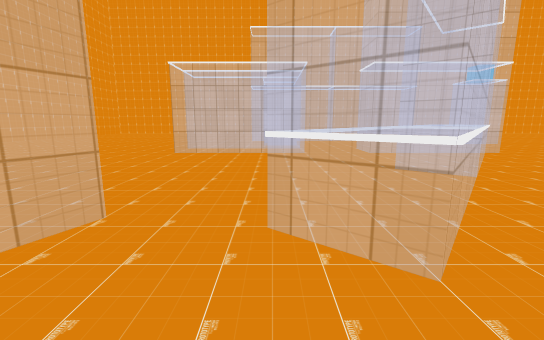
view 1 (above)

18 first-person views from a walk through a 3-D level made in the Unity game engine. The camera is 1.4 m above the floor, tilts 10° down and sees 90° across. The floor is counted in squares, 1 m on a side. Each view is taken from the middle of a square. On the plan, view 1 faces up. The plan holds only what a view shows up to about 13 squares ahead; the rest is blank. The place goes on beyond the plan. The player is left out. Some surface patterns are stand-ins.

view 2
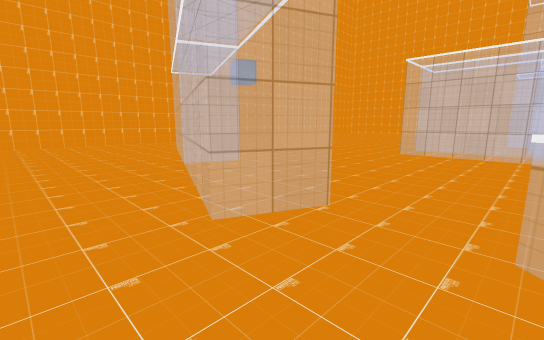

view 3
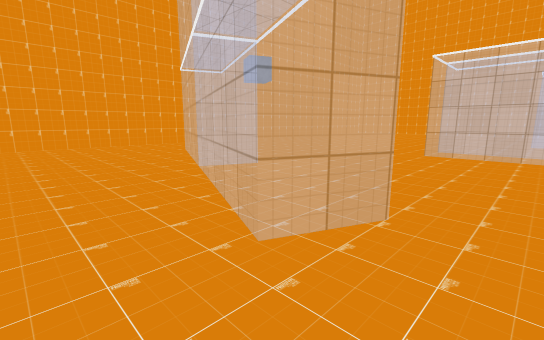

view 4
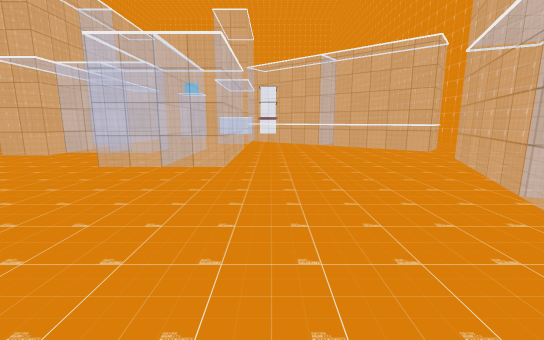

view 5
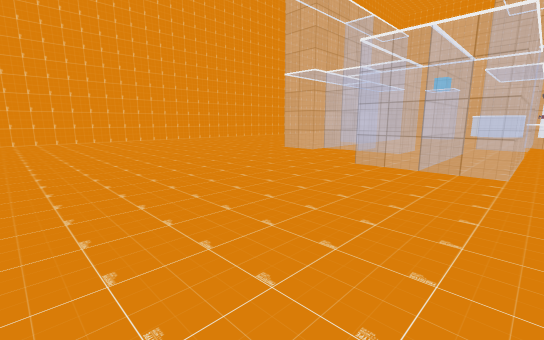

view 6
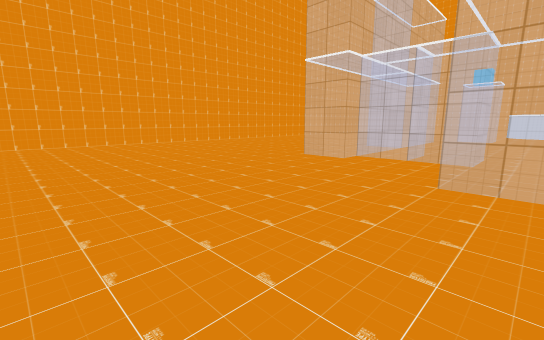

view 7
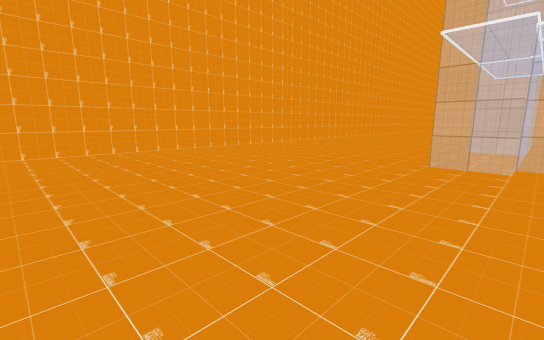

view 8
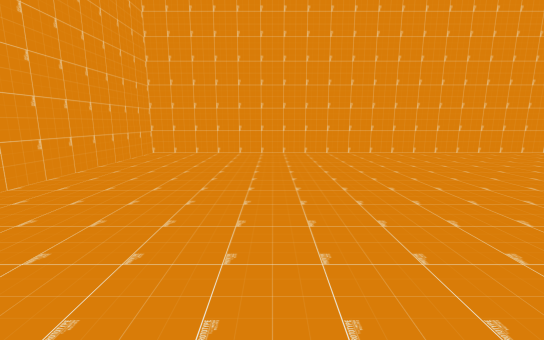

view 9
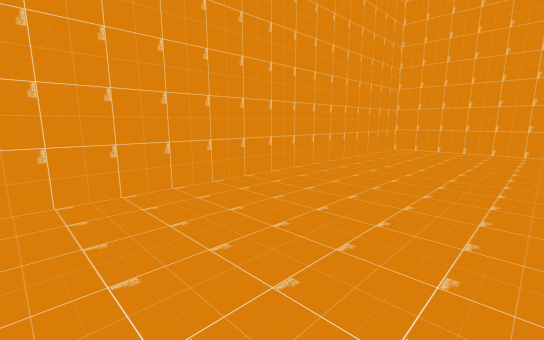

view 10
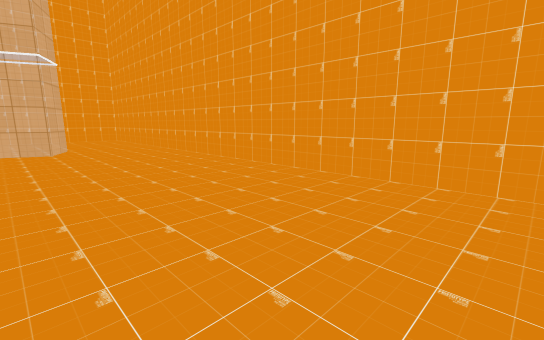

view 11
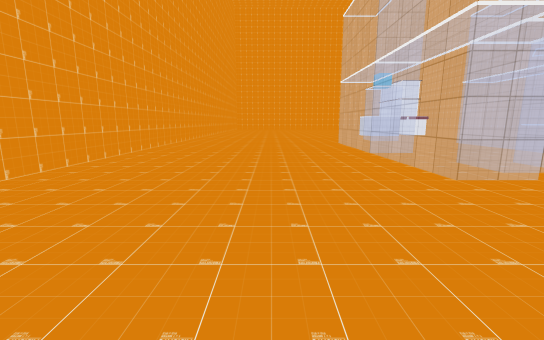

view 12
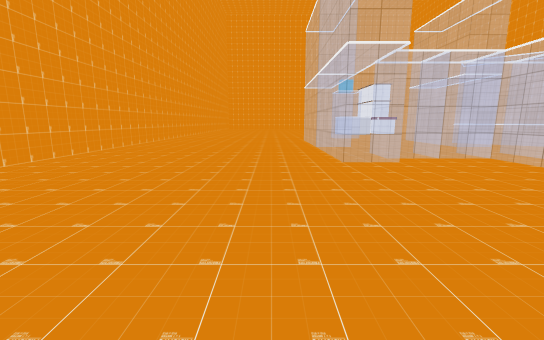

view 13
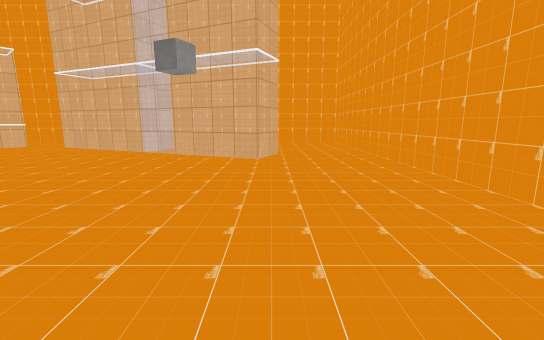

view 14
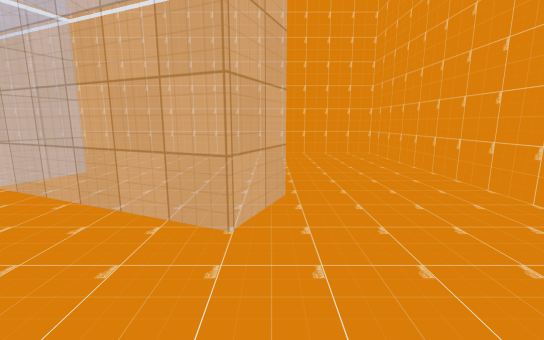

view 15
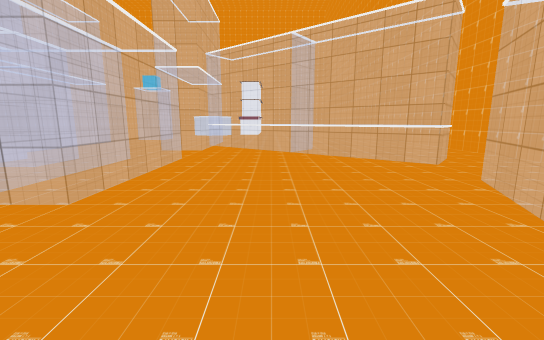

view 16
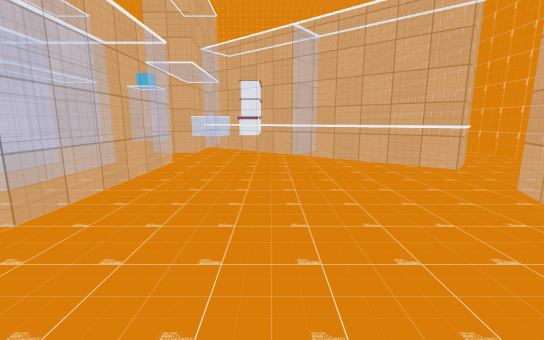

view 17
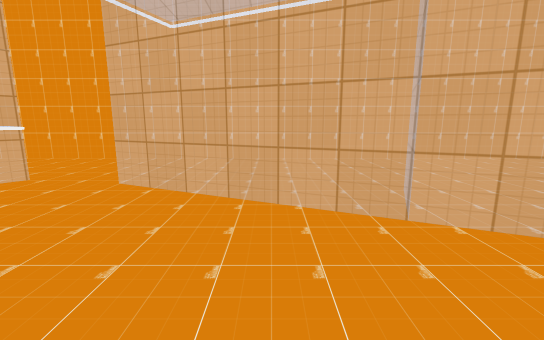

view 18
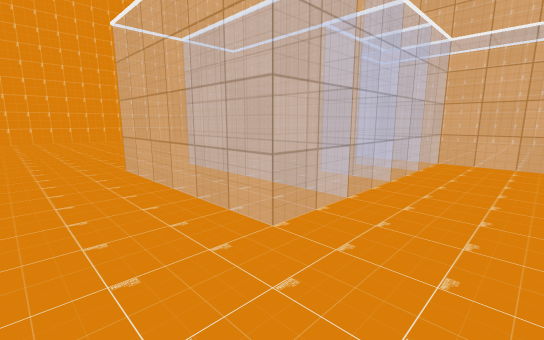

### Floor plan
Key: @ floor where view 1 was taken; # wall or solid block; . floor; O other object.
Columns run from 19 left of view 1 to 5 right of it. Each row starts with its distance up from view 1.
 34 #########################
 33 #........................
 32 #........................
 31 #........................
 30 #........................
 29 #........................
 28 #........................
 27 #........................
 26 #........................
 25 #........................
 24 #........................
 23 #........................
 22 #.................OOOOOO
 21 #.................OOOOOO
 20 #..................OO....
 19 #..................OO....
 18 #..................OO....
 17 #..................OO....
 16 #..............OOOOOO....
 15 #..............OOOOOO....
 14 #..............O    O...
 13 #..............OOOOOO...
 12 #........................
 11 #........................
 10 #.......................O
  9 #.....O................OO
  8 #....OOOO..............OO
  7 #....O   OO...........O O
  6 #.....OOO  OO........O O
  5 #.......OOOO OO.....OO O.
  4 #..........OO  OO..OO O..
  3 #............OOOO..OOO...
  2 #..............OO....O...
  1 #........................
  0 #..................@.....
 -1 #########################

Where each view was taken, in squares from view 1:
view 1: 0 up, 0 right, facing up
view 2: 0 up, 0 right, facing up-left
view 3: 0 up, 1 left, facing up-left
view 4: 11 up, 13 left, facing right
view 5: 12 up, 13 left, facing up-right
view 6: 15 up, 11 left, facing up-right
view 7: 20 up, 11 left, facing up-right
view 8: 21 up, 13 left, facing up
view 9: 19 up, 13 left, facing up-left
view 10: 23 up, 12 left, facing down-left
view 11: 27 up, 8 left, facing right
view 12: 25 up, 11 left, facing right
view 13: 19 up, 14 left, facing down
view 14: 12 up, 14 left, facing down
view 15: 9 up, 9 left, facing right
view 16: 9 up, 8 left, facing right
view 17: 10 up, 6 left, facing down
view 18: 10 up, 4 right, facing up-left
